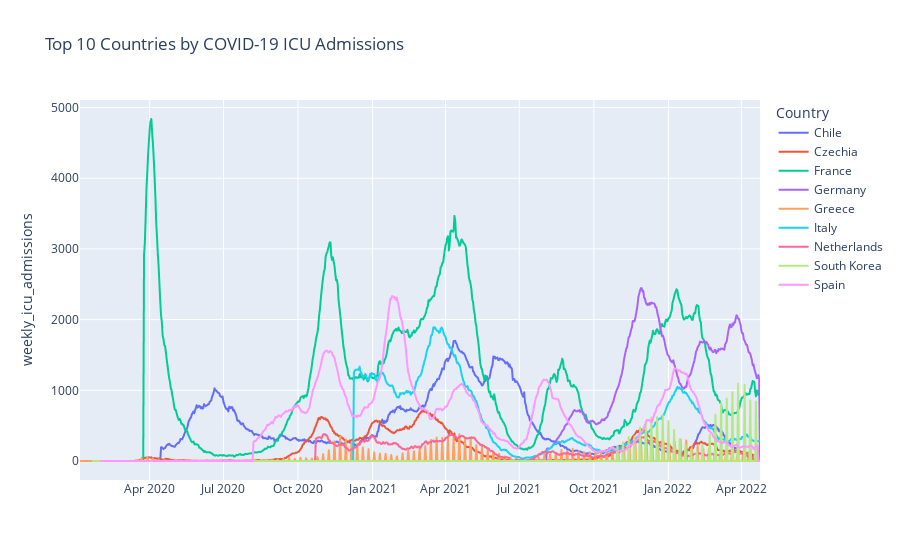

The cell this chart's notebook holds for it:
### Code cell
fig = px.line(covid_data_top10_weekly_icu_admissions, x='date',y='weekly_icu_admissions', 
                color='location',
                title='Top 10 Countries by COVID-19 ICU Admissions',
                labels={"date": "",
                    "weekly_ICU_admissions": "Weekly ICU Admissions",
                    "location": "Country"})
fig.show()

### Figure 1 — Plotly figure (JSON) as saved in the notebook; plotly's stock layout.template omitted (floating-point values rounded to 4 significant figures; data arrays with more than 128 entries replaced by an {"elided": "..."} marker saying what was removed)
{"data": [{"hovertemplate": "Country=Chile<br>=%{x}<br>weekly_icu_admissions=%{y}<extra></extra>", "legendgroup": "Chile", "line": {"color": "#636efa", "dash": "solid"}, "marker": {"symbol": "circle"}, "mode": "lines", "name": "Chile", "showlegend": true, "type": "scattergl", "x": {"elided": "792 str values"}, "xaxis": "x", "y": {"elided": "792 int values"}, "yaxis": "y"}, {"hovertemplate": "Country=Czechia<br>=%{x}<br>weekly_icu_admissions=%{y}<extra></extra>", "legendgroup": "Czechia", "line": {"color": "#EF553B", "dash": "solid"}, "marker": {"symbol": "circle"}, "mode": "lines", "name": "Czechia", "showlegend": true, "type": "scattergl", "x": {"elided": "785 str values"}, "xaxis": "x", "y": {"elided": "785 int values"}, "yaxis": "y"}, {"hovertemplate": "Country=France<br>=%{x}<br>weekly_icu_admissions=%{y}<extra></extra>", "legendgroup": "France", "line": {"color": "#00cc96", "dash": "solid"}, "marker": {"symbol": "circle"}, "mode": "lines", "name": "France", "showlegend": true, "type": "scattergl", "x": {"elided": "822 str values"}, "xaxis": "x", "y": {"elided": "822 int values"}, "yaxis": "y"}, {"hovertemplate": "Country=Germany<br>=%{x}<br>weekly_icu_admissions=%{y}<extra></extra>", "legendgroup": "Germany", "line": {"color": "#ab63fa", "dash": "solid"}, "marker": {"symbol": "circle"}, "mode": "lines", "name": "Germany", "showlegend": true, "type": "scattergl", "x": {"elided": "819 str values"}, "xaxis": "x", "y": {"elided": "819 int values"}, "yaxis": "y"}, {"hovertemplate": "Country=Greece<br>=%{x}<br>weekly_icu_admissions=%{y}<extra></extra>", "legendgroup": "Greece", "line": {"color": "#FFA15A", "dash": "solid"}, "marker": {"symbol": "circle"}, "mode": "lines", "name": "Greece", "showlegend": true, "type": "scattergl", "x": {"elided": "792 str values"}, "xaxis": "x", "y": {"elided": "792 int values"}, "yaxis": "y"}, {"hovertemplate": "Country=Italy<br>=%{x}<br>weekly_icu_admissions=%{y}<extra></extra>", "legendgroup": "Italy", "line": {"color": "#19d3f3", "dash": "solid"}, "marker": {"symbol": "circle"}, "mode": "lines", "name": "Italy", "showlegend": true, "type": "scattergl", "x": {"elided": "815 str values"}, "xaxis": "x", "y": {"elided": "815 int values"}, "yaxis": "y"}, {"hovertemplate": "Country=Netherlands<br>=%{x}<br>weekly_icu_admissions=%{y}<extra></extra>", "legendgroup": "Netherlands", "line": {"color": "#FF6692", "dash": "solid"}, "marker": {"symbol": "circle"}, "mode": "lines", "name": "Netherlands", "showlegend": true, "type": "scattergl", "x": {"elided": "788 str values"}, "xaxis": "x", "y": {"elided": "788 int values"}, "yaxis": "y"}, {"hovertemplate": "Country=South Korea<br>=%{x}<br>weekly_icu_admissions=%{y}<extra></extra>", "legendgroup": "South Korea", "line": {"color": "#B6E880", "dash": "solid"}, "marker": {"symbol": "circle"}, "mode": "lines", "name": "South Korea", "showlegend": true, "type": "scattergl", "x": {"elided": "824 str values"}, "xaxis": "x", "y": {"elided": "824 int values"}, "yaxis": "y"}, {"hovertemplate": "Country=Spain<br>=%{x}<br>weekly_icu_admissions=%{y}<extra></extra>", "legendgroup": "Spain", "line": {"color": "#FF97FF", "dash": "solid"}, "marker": {"symbol": "circle"}, "mode": "lines", "name": "Spain", "showlegend": true, "type": "scattergl", "x": {"elided": "814 str values"}, "xaxis": "x", "y": {"elided": "814 int values"}, "yaxis": "y"}], "layout": {"legend": {"title": {"text": "Country"}, "tracegroupgap": 0}, "title": {"text": "Top 10 Countries by COVID-19 ICU Admissions"}, "xaxis": {"anchor": "y", "domain": [0, 1], "title": {"text": ""}}, "yaxis": {"anchor": "x", "domain": [0, 1], "title": {"text": "weekly_icu_admissions"}}}}
